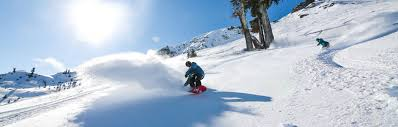
#> input picture datset/ski/images-31.jpeg, 398 x 127 px, found by its file name
$ jupyter execute --allow-errors Copy_of_Andrew_Seltzer_Loading_images.ipynb
#> lines starting #> are read from the running program, lines starting #| are printed output that depends on the picture
<a href="https://colab.research.google.com/github/Andrewseltzer/StatisticsHomework/blob/main/Copy_of_Andrew_Seltzer_Loading_images.ipynb" target="_parent"></a>

[cell 1]
import matplotlib.pyplot as plt
from skimage.io import imread
from skimage.transform import resize

#> (a cell that did not finish here is left out)

[cell 3]
url = 'https://github.com/Andrewseltzer/StatisticsHomework/blob/main/datset/ski/images-31.jpeg?raw=true'

[cell 4]
im = imread(url)
#> im is the input picture: shape (127, 398, 3); mean R, G, B 178.6, 193.9, 211.7

[cell 5]
im.shape
#> Out = (127, 398, 3)

[cell 6]
im

[cell 7]
im_flattened = im.reshape(-1)

[cell 8]
im_flattened[0:5]
#> Out = [138, 180, 222, 138, 180]

[cell 9]
plt.plot(im_flattened[0:500],'.')
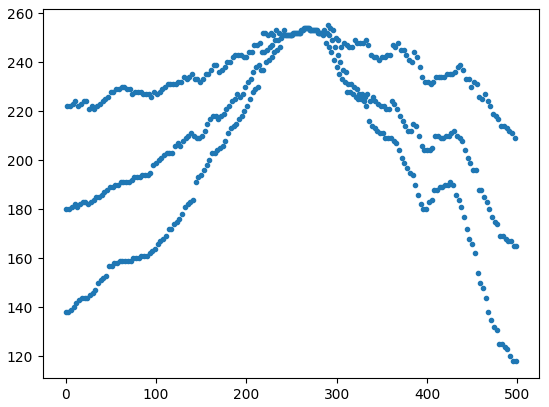
#> figure drawn by matplotlib, 1 panel; curve peaks at x = 290, y = 255

[cell 10]
plt.imshow(im);

[cell 11]
plt.figure(figsize=(20,10))
plt.imshow(im);
plt.axis('off');

[cell 12]
im.shape
#> Out = (127, 398, 3)

[cell 13]
plt.imshow(im[:,:,0],cmap= 'gray')
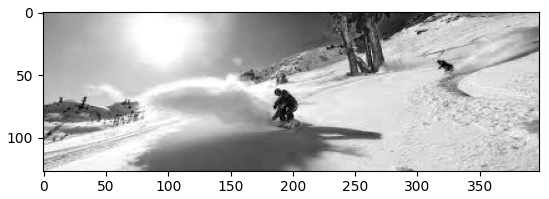
#> figure drawn by matplotlib, 1 panel

[cell 14]
plt.imshow(im[:,100:200,:])
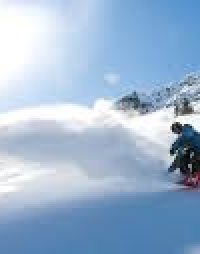
#> shown: shape (127, 100, 3) (shown 2 times larger); mean R, G, B 157.3, 181.9, 208.7
